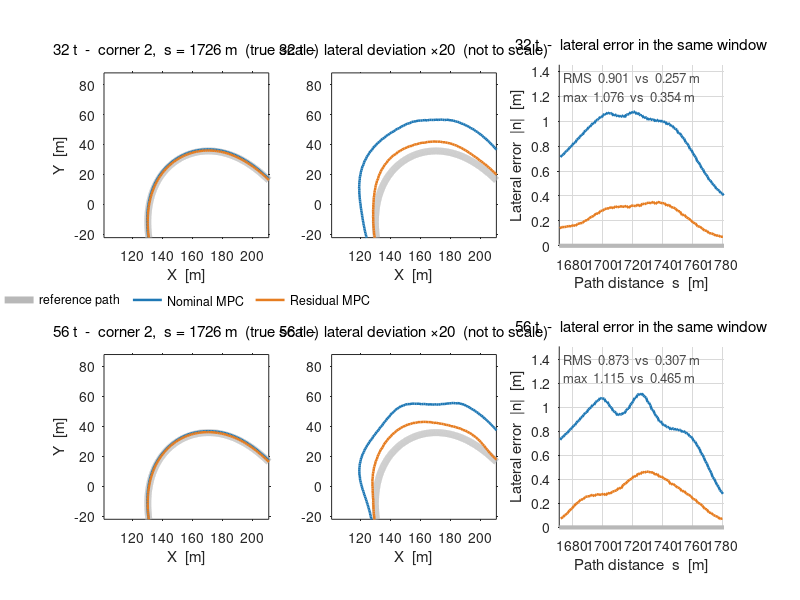

Here is the MATLAB script that generated this plot:
% 급코너에서의 참조 경로 vs 주행 궤적 - nominal MPC / residual MPC, 32 t 와 56 t
%
% 트랙 한 바퀴가 2,546 m 인데 횡오차는 최대 1.1 m 라 전체 트랙을 그리면 세 선이
% 겹쳐 보인다. 그래서 곡률이 가장 큰 코너만 확대해 비교한다.
%
%   1번 칸  전역 좌표 (X, Y), 실제 스케일 - 코너 형상과 주행 라인
%   2번 칸  같은 전역 좌표인데 **횡편차만 MAG 배 확대** - 곡선을 유지한 채 차이를 본다
%   3번 칸  횡오차 |n| vs 경로거리 s - 차이가 정량적으로 읽힌다
%
% 실제 스케일에서 1 m 편차는 110 m 창의 1% 라 1번 칸에서는 세 선이 거의 겹친다.
% 2번 칸은 경로에 수직인 방향으로만 n 을 MAG 배 늘려 다시 그린 것이다.
%     X = Xr(s) - sin(psi) * (n * MAG),   Y = Yr(s) + cos(psi) * (n * MAG)
% 도로의 곡선 형상은 그대로 두고 편차만 키우므로 '어느 쪽으로 얼마나 밀리는지'가
% 보인다. **실제 거리가 아니므로 제목에 배율을 반드시 표기한다.**
% 정량 비교는 3번 칸(실제 값)으로 한다.
%
% CORNER 로 두 코너 중 하나를 고른다. 코너 2 (s=1726 m) 에서 차이가 가장 크다.
%
% 주행: Q_n=1e-4, v=10, Hockenheim 건조.
%       잔차 주행은 solve 109 ms 시절이라 실제 제어율이 6.5 Hz 다 (nominal 10 Hz).
%
% 데이터: fig_track_compare.mat  (results/track_compare.py 가 생성)
% 실행:   results/matlab/ 폴더 안에서 `plot_track_compare`
% 요구:   base MATLAB 만 (툴박스 불필요). R2013a 이상.

clear; close all
load('fig_track_compare.mat')

CORNER = 2;        % 1 = s 1232 m,  2 = s 1726 m (차이가 가장 큰 코너)
MAG    = 20;       % 2번 칸의 횡편차 확대 배율 (1 = 확대 없음)
HALF   = zoom_half;

REF  = [0.72 0.72 0.72];
NOM  = [0.12 0.47 0.71];
RES  = [0.90 0.49 0.13];

nM = numel(mass);
zs = zoom_s(CORNER);
cx = zoom_xy(CORNER,1);  cy = zoom_xy(CORNER,2);

%% ---- 수치 표 (명령창) ----
fprintf('\n=== Corner window comparison (window = s %.0f +- %.0f m) ===\n', zs, HALF);
fprintf('%7s %5s %14s %12s %12s\n','corner','mass','controller','RMS |n| [m]','max |n| [m]');
for z = 1:numel(zoom_s)
    for i = 1:nM
        for k = 1:2
            fprintf('%7d %4dt %14s %12.3f %12.3f\n', z, mass(i), variant{k}, ...
                    corner_stat(i,k,z,1), corner_stat(i,k,z,2));
        end
    end
end
fprintf(['\nWhole-lap corner RMS (|kappa| >= 0.02): ' ...
         'nominal %.3f / %.3f,  residual %.3f / %.3f  (32t / 56t)\n'], ...
        met(1,1,2), met(2,1,2), met(1,2,2), met(2,2,2));
fprintf('Residual runs were at 6.5 Hz (pre solver fix), nominal at 10 Hz.\n\n');

%% ---- 그림: 행 = 적재, 열 = [XY 확대, |n| vs s] ----
figure('Color','w','Position',[40 40 1400 700])
for i = 1:nM
    xn = traj_x{i,1};  yn = traj_y{i,1};   sn = traj_s{i,1};  nn = traj_n{i,1};
    xr = traj_x{i,2};  yr = traj_y{i,2};   sr = traj_s{i,2};  nr = traj_n{i,2};

    % --- (1) 전역 좌표 확대, 실제 스케일 ---
    subplot(nM,3,(i-1)*3+1); hold on; box on
    set(gca,'FontSize',10,'TickDir','out')
    p0 = plot(ref_x, ref_y, '-', 'Color', REF, 'LineWidth', 5);
    p1 = plot(xn, yn, '-', 'Color', NOM, 'LineWidth', 1.8);
    p2 = plot(xr, yr, '-', 'Color', RES, 'LineWidth', 1.8);
    axis equal
    xlim([cx-HALF cx+HALF]); ylim([cy-HALF cy+HALF]);
    if i == 1
        legend([p0 p1 p2], {'reference path','Nominal MPC','Residual MPC'}, ...
               'Location','southoutside','Orientation','horizontal', ...
               'Box','off','FontSize',9);
    end
    xlabel('X  [m]'); ylabel('Y  [m]')
    title(sprintf('%d t  -  corner %d,  s = %.0f m  (true scale)', ...
          mass(i), CORNER, zs), 'FontSize',11,'FontWeight','normal')

    % --- (2) 같은 좌표, 횡편차만 MAG 배 ---
    subplot(nM,3,(i-1)*3+2); hold on; box on
    set(gca,'FontSize',10,'TickDir','out')
    % (s, n) -> 전역 좌표, 횡편차만 MAG 배. 경로 형상은 그대로 둔다.
    % ref_psi 는 저장 시점에 unwrap 되어 있다. 감긴(±pi) 상태로 interp1 하면
    % 감김 지점(s=1373/1711/2181 m)에서 방향이 한 바퀴 돌아 궤적이 뾰족하게
    % 튄다 - 특히 1711 m 는 코너 2 창 안이라 ×20 에서 20 m 도약으로 보인다.
    smn = mod(sn(:), s_total);   smr = mod(sr(:), s_total);
    pxn = interp1(ref_s, ref_x,   smn, 'linear', 'extrap');
    pyn = interp1(ref_s, ref_y,   smn, 'linear', 'extrap');
    psn = interp1(ref_s, ref_psi, smn, 'linear', 'extrap');
    pxr = interp1(ref_s, ref_x,   smr, 'linear', 'extrap');
    pyr = interp1(ref_s, ref_y,   smr, 'linear', 'extrap');
    psr = interp1(ref_s, ref_psi, smr, 'linear', 'extrap');
    xnm = pxn - sin(psn) .* (MAG * nn(:));   ynm = pyn + cos(psn) .* (MAG * nn(:));
    xrm = pxr - sin(psr) .* (MAG * nr(:));   yrm = pyr + cos(psr) .* (MAG * nr(:));
    plot(ref_x, ref_y, '-', 'Color', REF, 'LineWidth', 5);
    plot(xnm, ynm, '-', 'Color', NOM, 'LineWidth', 1.8);
    plot(xrm, yrm, '-', 'Color', RES, 'LineWidth', 1.8);
    axis equal
    xlim([cx-HALF cx+HALF]); ylim([cy-HALF cy+HALF]);
    xlabel('X  [m]')
    title(sprintf('%d t  -  lateral deviation \\times%d  (not to scale)', ...
          mass(i), MAG), 'FontSize',11,'FontWeight','normal')

    % --- (3) 횡오차 |n| vs s ---
    subplot(nM,3,(i-1)*3+3); hold on; box off
    set(gca,'FontSize',10,'TickDir','out','XGrid','on','YGrid','on', ...
            'GridColor',[.85 .85 .85],'GridAlpha',1,'Layer','bottom')
    wn = abs(sn - zs) <= HALF;   wr = abs(sr - zs) <= HALF;
    plot([zs-HALF zs+HALF], [0 0], '-', 'Color', REF, 'LineWidth', 3);
    plot(sn(wn), abs(nn(wn)), '-', 'Color', NOM, 'LineWidth', 1.8);
    plot(sr(wr), abs(nr(wr)), '-', 'Color', RES, 'LineWidth', 1.8);
    % nn/nr 은 셀에서 행 벡터로 나오고 창 안 점 개수도 서로 달라, 세로로 붙이면
    % 차원 불일치가 난다. 각자 최대값을 먼저 구해 스칼라끼리 비교한다.
    ymax = max([max(abs(nn(wn))), max(abs(nr(wr)))]) * 1.35;
    if isempty(ymax) || ~isfinite(ymax) || ymax <= 0
        ymax = 1;                      % 창 안에 점이 없을 때의 안전값
    end
    text(zs-HALF*0.95, ymax*0.93, ...
         sprintf('RMS  %.3f  vs  %.3f m', corner_stat(i,1,CORNER,1), ...
                 corner_stat(i,2,CORNER,1)), 'FontSize',9.5,'Color',[0.3 0.3 0.3]);
    text(zs-HALF*0.95, ymax*0.83, ...
         sprintf('max  %.3f  vs  %.3f m', corner_stat(i,1,CORNER,2), ...
                 corner_stat(i,2,CORNER,2)), 'FontSize',9.5,'Color',[0.3 0.3 0.3]);
    xlim([zs-HALF zs+HALF]); ylim([0 ymax])
    xlabel('Path distance  s  [m]'); ylabel('Lateral error  |n|  [m]')
    title(sprintf('%d t  -  lateral error in the same window', mass(i)), ...
          'FontSize',11,'FontWeight','normal')
end
